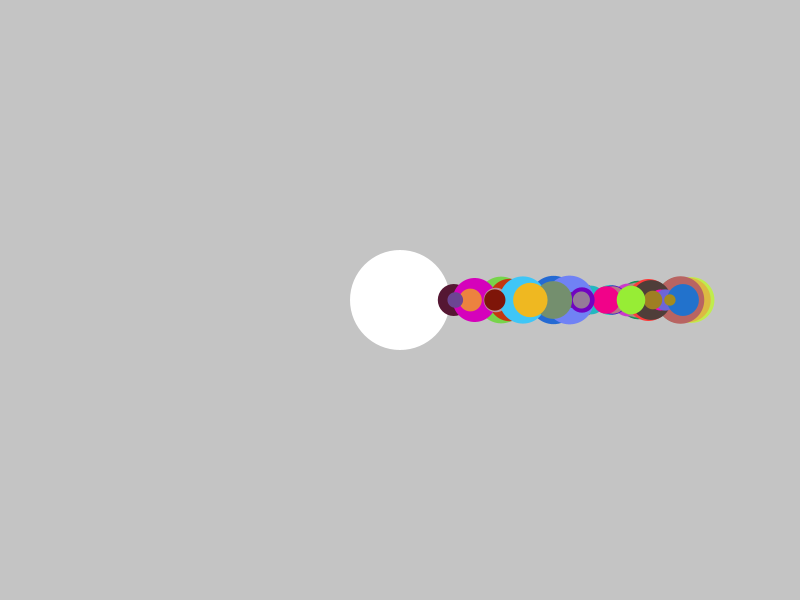
Frame 1 (no input)
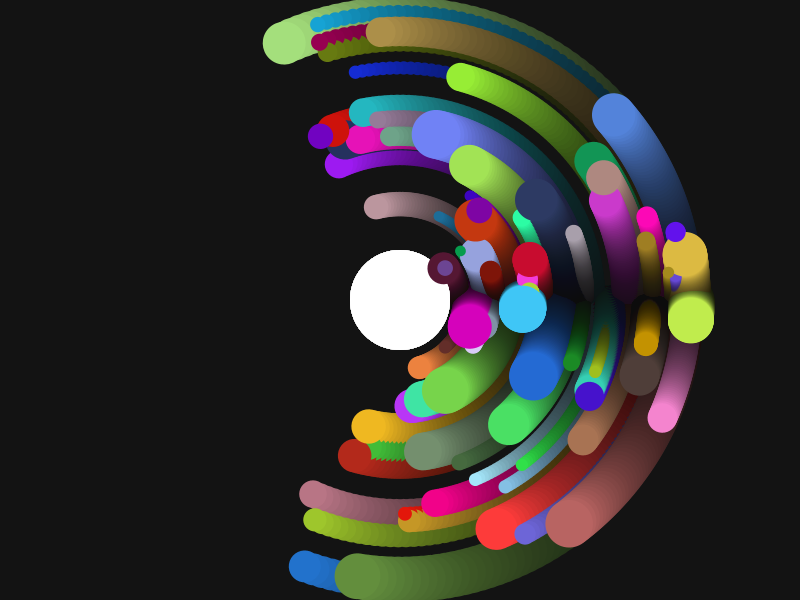
Frame 60 (the mouse pressed at the canvas centre just before this capture)
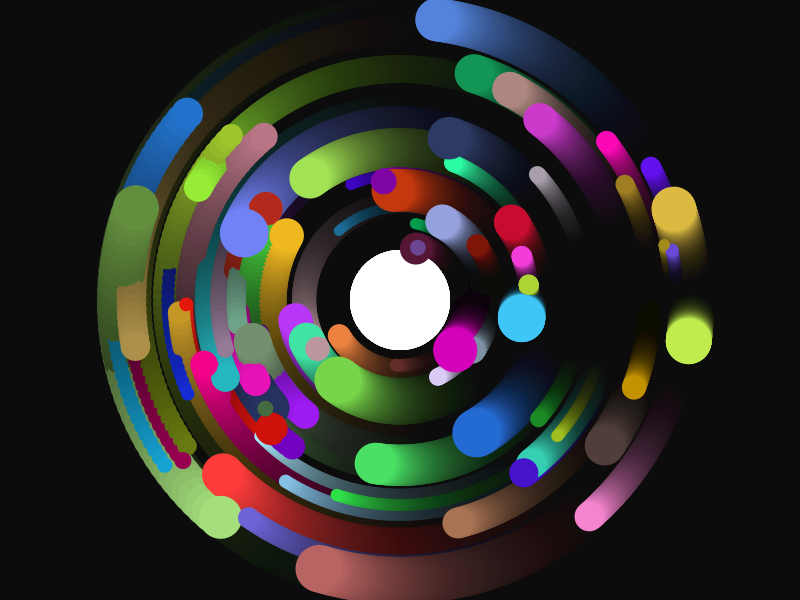
Frame 120 (the mouse held since frame 60 and released just before this capture)

The Processing sketch that drew these frames (run headless with seeded random() and noise(); from frame 60 on, the mouse is pressed at the canvas centre):

// Processing sketch: solar_system4
// ── solar_system4.pde
float _angle = 0;

int maxPlanets = floor(random(50,100));
float[] size = new float[200];
float[] speed = new float[200];
color[] col = new color[200];
float[] dist = new float[200];

void setup()
{
  size(800,600);  
  for(int i = 0; i < maxPlanets; i = i + 1)
  {
    size[i]=random(10,50);
    col[i]=color(random(255),random(255),random(255));
    dist[i]=random(50,300);
    speed[i]=random(-2,2);
  } 
}

void draw()
{
  clearScene();
  noStroke();
  translate(width/2,height/2);
  fill(color(255,255,255));
  circle(0,0,100);
  
  for(int i = 0; i < maxPlanets; i = i + 1)
  {
    aPlanet(size[i],col[i],speed[i],dist[i]);
  }
 
 
  _angle = _angle + 1; 
}

void aPlanet(float size, color col, float speed, float distance)
{
  pushMatrix();
    rotate(radians(_angle)*speed);
    translate(distance,0);
    fill(col);
    circle(0,0,size);
  popMatrix();
}

void clearScene()
{
  //partial screen clear
  noStroke();
  fill(color(0,0,0,10));
  rect(0,0,800,600);
}
